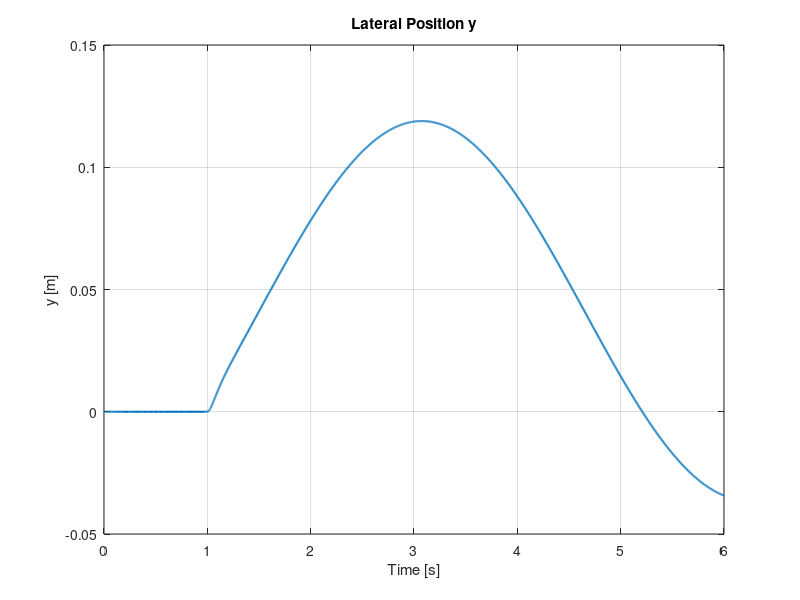
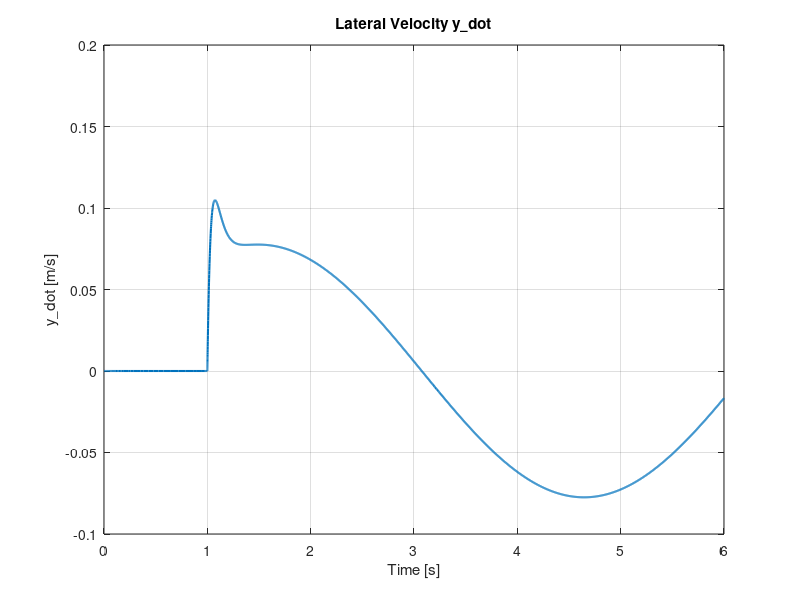
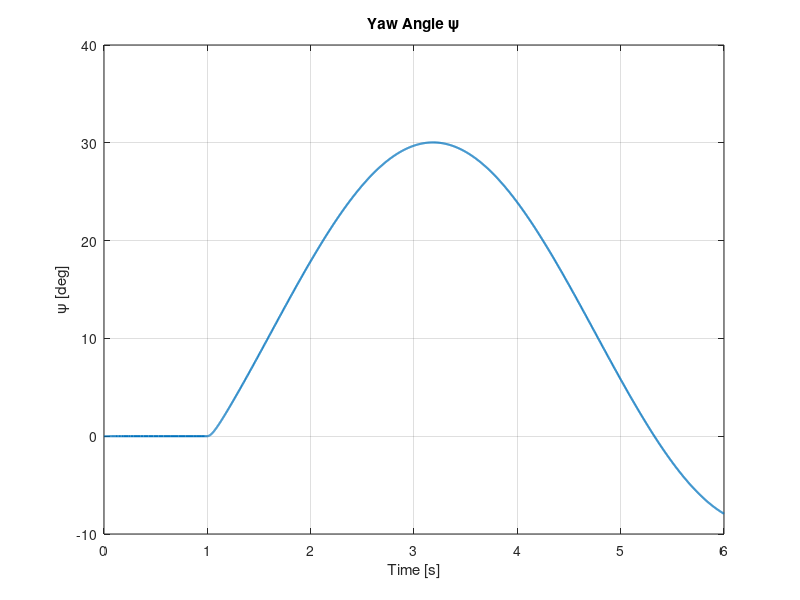
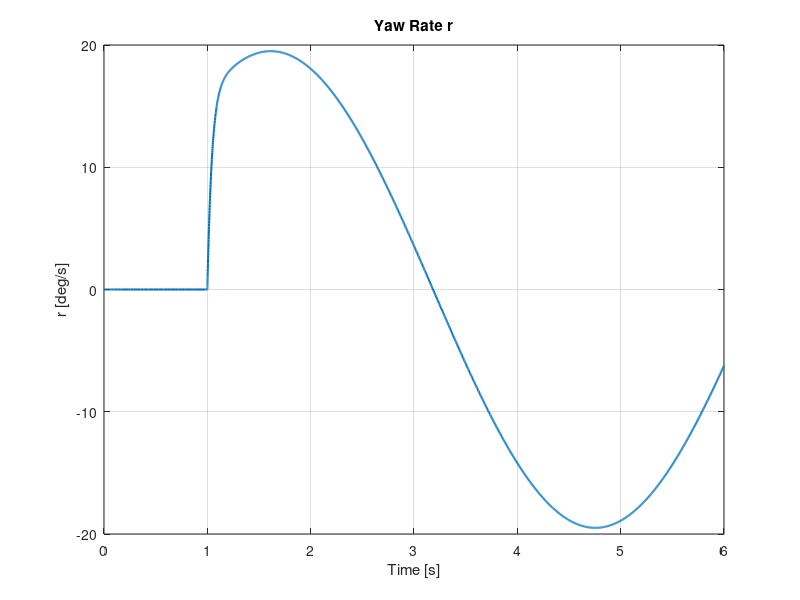

Write MATLAB code to recreate these figures, in order.
%% Linear Dynamic Bicycle Model (4-state): [y; y_dot; psi; r]
% Assumptions:
% - Constant longitudinal speed Ux
% - Small angles, linear tire forces (cornering stiffness Cf, Cr)
% - Input: steering angle delta (rad)

clear; clc; close all;

%% 1) Parameters (EDIT THESE FOR YOUR CAR)
m   = 300;        % mass [kg]
Iz  = 180;        % yaw inertia [kg*m^2]
a   = 0.9;        % CG -> front axle [m]
b   = 0.9;        % CG -> rear axle [m]
Cf  = 30000;      % front cornering stiffness [N/rad]
Cr  = 32000;      % rear cornering stiffness [N/rad]
Ux  = 12;         % constant longitudinal speed [m/s]

% Sanity checks
if Ux <= 0
    error('Ux must be > 0 for this linear model.');
end

%% 2) State-space matrices for x = [y; y_dot; psi; r]
% Notes:
% y_dot is lateral velocity v_y in this simplified small-angle form.

A = zeros(4,4);
B = zeros(4,1);

% x1 = y
A(1,2) = 1;

% x2 = y_dot = v_y
A(2,2) = -(Cf + Cr)/(m*Ux);
A(2,4) = -( Ux + (a*Cf - b*Cr)/(m*Ux) );
B(2)   =  Cf/m;

% x3 = psi
A(3,4) = 1;

% x4 = r
A(4,2) = -(a*Cf - b*Cr)/(Iz*Ux);
A(4,4) = -(a^2*Cf + b^2*Cr)/(Iz*Ux);
B(4)   =  a*Cf/Iz;

%% 3) Steering input function delta(t)
% Example: step steer of 3 degrees at t = 1 s
delta_step_deg = 3;
t_step = 1.0;

delta = @(t) (t >= t_step) * deg2rad(delta_step_deg)*sin(t);

%% 4) ODE definition: xdot = A x + B delta(t)
f = @(t,x) A*x + B*delta(t);

%% 5) Simulate with ode45
tspan = [0 6];  % [s]
x0 = [0; 0; 0; 0];  % initial [y; y_dot; psi; r]

opts = odeset('RelTol',1e-7,'AbsTol',1e-9);
[t, X] = ode45(f, tspan, x0, opts);

y     = X(:,1);          % [m]
ydot  = X(:,2);          % [m/s]
psi   = X(:,3);          % [rad]
r     = X(:,4);          % [rad/s]

% Also compute lateral acceleration a_y = y_ddot + Ux*r
% y_ddot comes from the state equation for y_dot:
ay = zeros(size(t));
for k = 1:numel(t)
    xk = X(k,:)';
    xdotk = A*xk + B*delta(t(k));
    yddot = xdotk(2);
    ay(k) = yddot + Ux*xk(4);
end

%% 6) Plot outputs
figure; plot(t, y, 'LineWidth', 1.5);
grid on; xlabel('Time [s]'); ylabel('y [m]'); title('Lateral Position y');

figure; plot(t, ydot, 'LineWidth', 1.5);
grid on; xlabel('Time [s]'); ylabel('y\_dot [m/s]'); title('Lateral Velocity y\_dot');

figure; plot(t, rad2deg(psi), 'LineWidth', 1.5);
grid on; xlabel('Time [s]'); ylabel('\psi [deg]'); title('Yaw Angle \psi');

figure; plot(t, rad2deg(r), 'LineWidth', 1.5);
grid on; xlabel('Time [s]'); ylabel('r [deg/s]'); title('Yaw Rate r');

figure; plot(t, ay, 'LineWidth', 1.5);
grid on; xlabel('Time [s]'); ylabel('a_y [m/s^2]'); title('Lateral Acceleration a_y');

%% 7) Plot steering input for reference
d = arrayfun(delta, t);
figure; plot(t, rad2deg(d), 'LineWidth', 1.5);
grid on; xlabel('Time [s]'); ylabel('\delta [deg]'); title('Steering Input \delta(t)');
